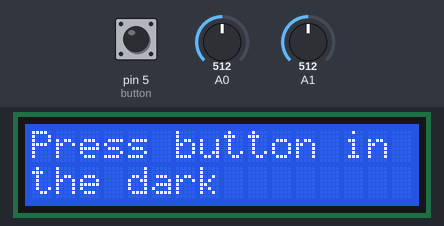
The sketch below on a simulated Arduino Uno, built with avr-gcc and run on an emulated ATmega328P. Shown: 16×2 character LCD. The inputs (shaded band) are chosen by the test bench; at power-on: pin 5 (button) HIGH, A1 = 512, A0 = 512. What the sketch prints to the serial monitor is not drawn.

Above: at 1.2 s.
1.3 s: pin 5 (button) pulled LOW for 0.15 s
At 2.5 s:
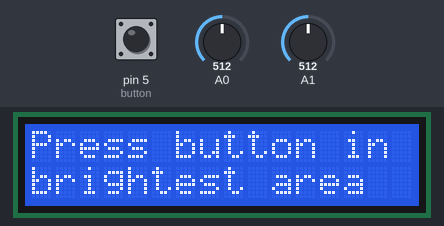
2.9 s: pin 5 (button) pulled LOW for 1 s
At 3.8 s:
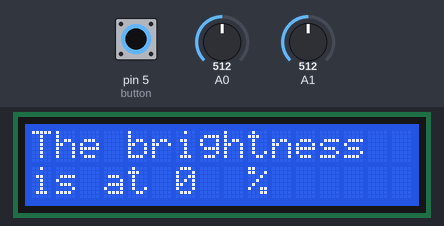
5.4 s: A1 set to 306
At 7.0 s:
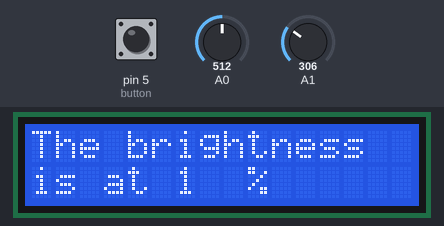
Timing chart, 0 to 8.5 s (numbered marks = the images above; inputs shaded):
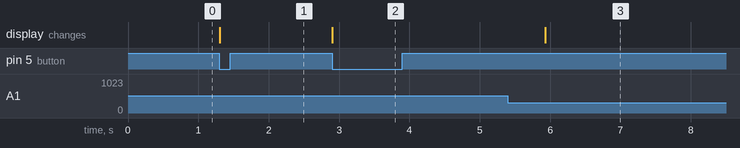

Measured:
- after the input at 1.3 s, the display: changes at once (image 1)
- after the input at 2.9 s, the display: changes at once (image 2)

The sketch:

Lab11_Task3.ino
```cpp
//
//                        Lab11_Task3
//
//
//Name: Keaton Raymond and Amyleila Mejia
//Date:11/5/2019
//Class: ECE 1001-005
//
//
//Problem Statement:
//have the user calibrate a photoresistor using a button
//only run the calibration code one time
//then infinitely tell the user what percentage of the maximum brightness
//it is reading, using the map() command for 10 seconds
//then repeat the temperature code for 10 seconds
//infinitely loop the brightness and temperature code
//
//
//              ^^^^ Algorithm ^^^^
//
//    define and initialize variables
//      initialize lcd
//      define button 5
//      int fromHigh, fromLow, brightness
//      float voltage, tempRead, temp1-3, old avg, new avg
//      bool infinite = true
//
//
//    setup function
//      setup lcd
//      button input pullup
//      A1 input (photoresistor)
//      pinMode(A0, INPUT) (temp sensor)
//
//    loop function
//      tell user to press button in the dark
//      wait for user to press button and record that light value as fromLow
//      delay(500)
//      tell user to press button in bright and record that light value as fromHigh
//
//      enter infinite loop
//        map and constrain brightness to 100
//        delay(750)
//        loop for 10 seconds
//
//        read voltage and convert to deg celsius
//        temp3 = temp2
//        temp2 = temp1
//        temp1 = tempRead
//
//        print the three temperatures with temp1 being on the left and temp3 being on the right
//
//        calculate new average
//        if statements comparing if the old avg is higher than the new avg and by how much
//          and what to display on the bottom row of the lcd
//
//        oldAvg = newAvg
//        delay(1250)
//        repeat for 10 seconds
//
//

#include <LiquidCrystal.h>
LiquidCrystal lcd(13, 12, 11, 10, 9, 8);

#define button 5
int fromHigh;
int fromLow;
int brightness;
bool infinite = true; //bool for infinite loop
float voltage = 0.0;
float tempRead = 0.0;
float temp1 = 0.0;    //left temp
float temp2 = 0.0;    //middle temp
float temp3 = 0.0;    //right temp
float oldAvg = 0.0;
float newAvg = 0.0;


void setup()
{
  lcd.begin(16, 2);
  lcd.clear();
  pinMode(button, INPUT_PULLUP);
  pinMode(A0, INPUT);
  pinMode(A1, INPUT);
  Serial.begin(9600);
} //end setup

void loop()
{
  //ask user to press button in dark
  lcd.setCursor(0,0);
  lcd.print("Press button in");
  lcd.setCursor(0,1);
  lcd.print("the dark");

  do
  {
    fromLow = analogRead(A1);
  } while(digitalRead(button) == HIGH); //end darkness do while loop
  Serial.println(fromLow);

  //ask user to press button in the light
  lcd.clear();
  lcd.setCursor(0,0);
  lcd.print("Press button in");
  lcd.setCursor(0,1);
  lcd.print("brightest area");

  delay(500); //500 ms debounce

  do
  {
    fromHigh = analogRead(A1);
  } while(digitalRead(button) == HIGH); //end light do while loop
  Serial.println(fromHigh);

  while(infinite == true)
  {
    for(int i=0; i<13; i++)
    {
      //print text to tell people the brightness
      lcd.clear();
      lcd.setCursor(0,0);
      lcd.print("The brightness");
      lcd.setCursor(0,1);
      lcd.print("is at");

      //read brightness and map it to a percentage
      brightness = analogRead(A1);
      brightness = map(brightness, fromHigh, fromLow, 0, 100);
      brightness = constrain(brightness, 0, 100);

      //clear last number and put a "%" sign
      lcd.setCursor(6,1);
      lcd.print("   ");
      lcd.setCursor(6,1);
      lcd.print(brightness);
      lcd.setCursor(9,1);
      lcd.print("%");

      delay(750);

      Serial.println(brightness);
    } //end 10 second brightness loop

    lcd.clear(); //clear text from brightness loop

    for(int j=0; j<8; j++) {
      //read the temp, convert to celsius
      voltage = analogRead(A0) * 4.8828125;
      tempRead = (voltage - 500)/10;
      //move old temps over, new temp on the left
      temp3 = temp2;
      temp2 = temp1;
      temp1 = tempRead;

      //display each temp in the appropriate position
      lcd.setCursor(0,0);
      lcd.print(temp1);
      lcd.setCursor(6,0);
      lcd.print(temp2);
      lcd.setCursor(12,0);
      lcd.print(temp3);

      //calculate average temp
      newAvg = (temp1+temp2+temp3)/3;

      //if the new avg is at least .15 deg less than the previous avg, display falling on the left
      if(oldAvg - newAvg >= 0.15)
      {
        lcd.setCursor(0,1);
        lcd.print("falling         ");
      } //end if new avg is less than old avg

      //if the new avg is at least .15 deg more than the previous avg, display rising on the right
      else if(newAvg - oldAvg >= 0.15)
      {
        lcd.setCursor(0,1);
        lcd.print("          rising");
      } //end if new avg is more than the old avg

      //if the new avg is within .15 deg than the previous avg, display stable in the middle
      else
      {
        lcd.setCursor(0,1);
        lcd.print("     stable     ");
      } //end else new avg is within .15 deg of old avg

      oldAvg = newAvg;  //make the new avg the old avg so you can store it as the last average
      delay(1250);
    } //end 10 second brightness loop

    lcd.clear(); //clear temperature text

  } //end infinite loop

} //end loop
```
